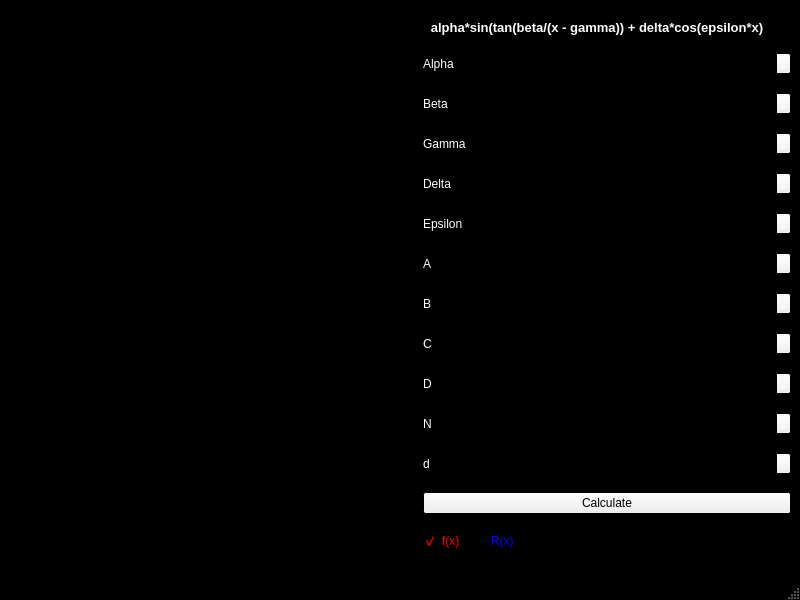
<?xml version="1.0" encoding="UTF-8"?>
<ui version="4.0">
 <class>MainWindow</class>
 <widget class="QMainWindow" name="MainWindow">
  <property name="geometry">
   <rect>
    <x>0</x>
    <y>0</y>
    <width>800</width>
    <height>600</height>
   </rect>
  </property>
  <property name="palette">
   <palette>
    <active>
     <colorrole role="WindowText">
      <brush brushstyle="SolidPattern">
       <color alpha="255">
        <red>255</red>
        <green>255</green>
        <blue>255</blue>
       </color>
      </brush>
     </colorrole>
     <colorrole role="Base">
      <brush brushstyle="SolidPattern">
       <color alpha="255">
        <red>0</red>
        <green>0</green>
        <blue>0</blue>
       </color>
      </brush>
     </colorrole>
     <colorrole role="Window">
      <brush brushstyle="SolidPattern">
       <color alpha="255">
        <red>0</red>
        <green>0</green>
        <blue>0</blue>
       </color>
      </brush>
     </colorrole>
    </active>
    <inactive>
     <colorrole role="WindowText">
      <brush brushstyle="SolidPattern">
       <color alpha="255">
        <red>255</red>
        <green>255</green>
        <blue>255</blue>
       </color>
      </brush>
     </colorrole>
     <colorrole role="Base">
      <brush brushstyle="SolidPattern">
       <color alpha="255">
        <red>0</red>
        <green>0</green>
        <blue>0</blue>
       </color>
      </brush>
     </colorrole>
     <colorrole role="Window">
      <brush brushstyle="SolidPattern">
       <color alpha="255">
        <red>0</red>
        <green>0</green>
        <blue>0</blue>
       </color>
      </brush>
     </colorrole>
    </inactive>
    <disabled>
     <colorrole role="WindowText">
      <brush brushstyle="SolidPattern">
       <color alpha="255">
        <red>117</red>
        <green>117</green>
        <blue>117</blue>
       </color>
      </brush>
     </colorrole>
     <colorrole role="Base">
      <brush brushstyle="SolidPattern">
       <color alpha="255">
        <red>0</red>
        <green>0</green>
        <blue>0</blue>
       </color>
      </brush>
     </colorrole>
     <colorrole role="Window">
      <brush brushstyle="SolidPattern">
       <color alpha="255">
        <red>0</red>
        <green>0</green>
        <blue>0</blue>
       </color>
      </brush>
     </colorrole>
    </disabled>
   </palette>
  </property>
  <property name="windowTitle">
   <string>MainWindow</string>
  </property>
  <widget class="QWidget" name="centralwidget">
   <layout class="QHBoxLayout" name="horizontalLayout">
    <item>
     <widget class="Chart" name="ChartWidget" native="true">
      <property name="sizePolicy">
       <sizepolicy hsizetype="Minimum" vsizetype="Minimum">
        <horstretch>0</horstretch>
        <verstretch>0</verstretch>
       </sizepolicy>
      </property>
     </widget>
    </item>
    <item>
     <layout class="QGridLayout" name="gridLayout">
      <property name="sizeConstraint">
       <enum>QLayout::SetDefaultConstraint</enum>
      </property>
      <item row="10" column="1">
       <widget class="QLabel" name="NText">
        <property name="sizePolicy">
         <sizepolicy hsizetype="Maximum" vsizetype="Preferred">
          <horstretch>0</horstretch>
          <verstretch>0</verstretch>
         </sizepolicy>
        </property>
        <property name="text">
         <string>N</string>
        </property>
       </widget>
      </item>
      <item row="4" column="2">
       <widget class="QDoubleSpinBox" name="Delta">
        <property name="sizePolicy">
         <sizepolicy hsizetype="Preferred" vsizetype="Fixed">
          <horstretch>0</horstretch>
          <verstretch>0</verstretch>
         </sizepolicy>
        </property>
        <property name="minimum">
         <double>-100.000000000000000</double>
        </property>
        <property name="maximum">
         <double>100.000000000000000</double>
        </property>
        <property name="value">
         <double>1.000000000000000</double>
        </property>
       </widget>
      </item>
      <item row="8" column="2">
       <widget class="QDoubleSpinBox" name="CValue">
        <property name="sizePolicy">
         <sizepolicy hsizetype="Preferred" vsizetype="Fixed">
          <horstretch>0</horstretch>
          <verstretch>0</verstretch>
         </sizepolicy>
        </property>
        <property name="decimals">
         <number>6</number>
        </property>
        <property name="minimum">
         <double>-100.000000000000000</double>
        </property>
        <property name="maximum">
         <double>100.000000000000000</double>
        </property>
        <property name="value">
         <double>-100.000000000000000</double>
        </property>
       </widget>
      </item>
      <item row="5" column="1">
       <widget class="QLabel" name="EpsilonText">
        <property name="sizePolicy">
         <sizepolicy hsizetype="Maximum" vsizetype="Preferred">
          <horstretch>0</horstretch>
          <verstretch>0</verstretch>
         </sizepolicy>
        </property>
        <property name="text">
         <string>Epsilon</string>
        </property>
       </widget>
      </item>
      <item row="7" column="2">
       <widget class="QDoubleSpinBox" name="BValue">
        <property name="sizePolicy">
         <sizepolicy hsizetype="Preferred" vsizetype="Fixed">
          <horstretch>0</horstretch>
          <verstretch>0</verstretch>
         </sizepolicy>
        </property>
        <property name="decimals">
         <number>6</number>
        </property>
        <property name="minimum">
         <double>-100.000000000000000</double>
        </property>
        <property name="maximum">
         <double>100.000000000000000</double>
        </property>
        <property name="value">
         <double>100.000000000000000</double>
        </property>
       </widget>
      </item>
      <item row="6" column="2">
       <widget class="QDoubleSpinBox" name="AValue">
        <property name="sizePolicy">
         <sizepolicy hsizetype="Preferred" vsizetype="Fixed">
          <horstretch>0</horstretch>
          <verstretch>0</verstretch>
         </sizepolicy>
        </property>
        <property name="decimals">
         <number>6</number>
        </property>
        <property name="minimum">
         <double>-100.000000000000000</double>
        </property>
        <property name="maximum">
         <double>100.000000000000000</double>
        </property>
        <property name="value">
         <double>-100.000000000000000</double>
        </property>
       </widget>
      </item>
      <item row="2" column="2">
       <widget class="QDoubleSpinBox" name="Beta">
        <property name="sizePolicy">
         <sizepolicy hsizetype="Preferred" vsizetype="Fixed">
          <horstretch>0</horstretch>
          <verstretch>0</verstretch>
         </sizepolicy>
        </property>
        <property name="minimum">
         <double>-100.000000000000000</double>
        </property>
        <property name="maximum">
         <double>100.000000000000000</double>
        </property>
        <property name="value">
         <double>1.000000000000000</double>
        </property>
       </widget>
      </item>
      <item row="9" column="1">
       <widget class="QLabel" name="DText">
        <property name="sizePolicy">
         <sizepolicy hsizetype="Maximum" vsizetype="Preferred">
          <horstretch>0</horstretch>
          <verstretch>0</verstretch>
         </sizepolicy>
        </property>
        <property name="text">
         <string>D</string>
        </property>
       </widget>
      </item>
      <item row="4" column="1">
       <widget class="QLabel" name="DeltaText">
        <property name="sizePolicy">
         <sizepolicy hsizetype="Maximum" vsizetype="Preferred">
          <horstretch>0</horstretch>
          <verstretch>0</verstretch>
         </sizepolicy>
        </property>
        <property name="text">
         <string>Delta</string>
        </property>
       </widget>
      </item>
      <item row="12" column="1" colspan="2">
       <widget class="QPushButton" name="Calculate">
        <property name="sizePolicy">
         <sizepolicy hsizetype="Preferred" vsizetype="Fixed">
          <horstretch>0</horstretch>
          <verstretch>0</verstretch>
         </sizepolicy>
        </property>
        <property name="text">
         <string>Calculate</string>
        </property>
        <property name="flat">
         <bool>false</bool>
        </property>
       </widget>
      </item>
      <item row="1" column="1">
       <widget class="QLabel" name="AlphaText">
        <property name="sizePolicy">
         <sizepolicy hsizetype="Maximum" vsizetype="Preferred">
          <horstretch>0</horstretch>
          <verstretch>0</verstretch>
         </sizepolicy>
        </property>
        <property name="text">
         <string>Alpha</string>
        </property>
       </widget>
      </item>
      <item row="5" column="2">
       <widget class="QDoubleSpinBox" name="Epsilon">
        <property name="sizePolicy">
         <sizepolicy hsizetype="Preferred" vsizetype="Fixed">
          <horstretch>0</horstretch>
          <verstretch>0</verstretch>
         </sizepolicy>
        </property>
        <property name="minimum">
         <double>-100.000000000000000</double>
        </property>
        <property name="maximum">
         <double>100.000000000000000</double>
        </property>
        <property name="value">
         <double>1.000000000000000</double>
        </property>
       </widget>
      </item>
      <item row="13" column="2">
       <widget class="QCheckBox" name="RVision">
        <property name="palette">
         <palette>
          <active>
           <colorrole role="WindowText">
            <brush brushstyle="SolidPattern">
             <color alpha="255">
              <red>0</red>
              <green>0</green>
              <blue>255</blue>
             </color>
            </brush>
           </colorrole>
          </active>
          <inactive>
           <colorrole role="WindowText">
            <brush brushstyle="SolidPattern">
             <color alpha="255">
              <red>0</red>
              <green>0</green>
              <blue>255</blue>
             </color>
            </brush>
           </colorrole>
          </inactive>
          <disabled>
           <colorrole role="WindowText">
            <brush brushstyle="SolidPattern">
             <color alpha="255">
              <red>117</red>
              <green>117</green>
              <blue>117</blue>
             </color>
            </brush>
           </colorrole>
          </disabled>
         </palette>
        </property>
        <property name="text">
         <string>R(x)</string>
        </property>
        <property name="checked">
         <bool>true</bool>
        </property>
       </widget>
      </item>
      <item row="3" column="1">
       <widget class="QLabel" name="GammaText">
        <property name="sizePolicy">
         <sizepolicy hsizetype="Maximum" vsizetype="Preferred">
          <horstretch>0</horstretch>
          <verstretch>0</verstretch>
         </sizepolicy>
        </property>
        <property name="text">
         <string>Gamma</string>
        </property>
       </widget>
      </item>
      <item row="7" column="1">
       <widget class="QLabel" name="BText">
        <property name="sizePolicy">
         <sizepolicy hsizetype="Maximum" vsizetype="Preferred">
          <horstretch>0</horstretch>
          <verstretch>0</verstretch>
         </sizepolicy>
        </property>
        <property name="text">
         <string>B</string>
        </property>
       </widget>
      </item>
      <item row="3" column="2">
       <widget class="QDoubleSpinBox" name="Gamma">
        <property name="sizePolicy">
         <sizepolicy hsizetype="Preferred" vsizetype="Fixed">
          <horstretch>0</horstretch>
          <verstretch>0</verstretch>
         </sizepolicy>
        </property>
        <property name="minimum">
         <double>-100.000000000000000</double>
        </property>
        <property name="maximum">
         <double>100.000000000000000</double>
        </property>
        <property name="value">
         <double>1.000000000000000</double>
        </property>
       </widget>
      </item>
      <item row="11" column="2">
       <widget class="QDoubleSpinBox" name="doubleSpinBox">
        <property name="decimals">
         <number>6</number>
        </property>
        <property name="minimum">
         <double>0.000001000000000</double>
        </property>
        <property name="value">
         <double>0.000001000000000</double>
        </property>
       </widget>
      </item>
      <item row="10" column="2">
       <widget class="QSpinBox" name="NValue">
        <property name="sizePolicy">
         <sizepolicy hsizetype="Preferred" vsizetype="Fixed">
          <horstretch>0</horstretch>
          <verstretch>0</verstretch>
         </sizepolicy>
        </property>
        <property name="maximum">
         <number>200</number>
        </property>
        <property name="value">
         <number>10</number>
        </property>
       </widget>
      </item>
      <item row="11" column="1">
       <widget class="QLabel" name="dText">
        <property name="sizePolicy">
         <sizepolicy hsizetype="Maximum" vsizetype="Preferred">
          <horstretch>0</horstretch>
          <verstretch>0</verstretch>
         </sizepolicy>
        </property>
        <property name="text">
         <string>d</string>
        </property>
       </widget>
      </item>
      <item row="13" column="1">
       <widget class="QCheckBox" name="FVision">
        <property name="palette">
         <palette>
          <active>
           <colorrole role="WindowText">
            <brush brushstyle="SolidPattern">
             <color alpha="255">
              <red>255</red>
              <green>0</green>
              <blue>0</blue>
             </color>
            </brush>
           </colorrole>
           <colorrole role="Text">
            <brush brushstyle="SolidPattern">
             <color alpha="255">
              <red>255</red>
              <green>0</green>
              <blue>0</blue>
             </color>
            </brush>
           </colorrole>
           <colorrole role="ButtonText">
            <brush brushstyle="SolidPattern">
             <color alpha="255">
              <red>255</red>
              <green>255</green>
              <blue>255</blue>
             </color>
            </brush>
           </colorrole>
           <colorrole role="ToolTipText">
            <brush brushstyle="SolidPattern">
             <color alpha="255">
              <red>255</red>
              <green>255</green>
              <blue>255</blue>
             </color>
            </brush>
           </colorrole>
           <colorrole role="PlaceholderText">
            <brush brushstyle="SolidPattern">
             <color alpha="128">
              <red>255</red>
              <green>0</green>
              <blue>0</blue>
             </color>
            </brush>
           </colorrole>
          </active>
          <inactive>
           <colorrole role="WindowText">
            <brush brushstyle="SolidPattern">
             <color alpha="255">
              <red>255</red>
              <green>0</green>
              <blue>0</blue>
             </color>
            </brush>
           </colorrole>
           <colorrole role="Text">
            <brush brushstyle="SolidPattern">
             <color alpha="255">
              <red>255</red>
              <green>0</green>
              <blue>0</blue>
             </color>
            </brush>
           </colorrole>
           <colorrole role="ButtonText">
            <brush brushstyle="SolidPattern">
             <color alpha="255">
              <red>255</red>
              <green>255</green>
              <blue>255</blue>
             </color>
            </brush>
           </colorrole>
           <colorrole role="ToolTipText">
            <brush brushstyle="SolidPattern">
             <color alpha="255">
              <red>255</red>
              <green>255</green>
              <blue>255</blue>
             </color>
            </brush>
           </colorrole>
           <colorrole role="PlaceholderText">
            <brush brushstyle="SolidPattern">
             <color alpha="128">
              <red>255</red>
              <green>0</green>
              <blue>0</blue>
             </color>
            </brush>
           </colorrole>
          </inactive>
          <disabled>
           <colorrole role="WindowText">
            <brush brushstyle="SolidPattern">
             <color alpha="255">
              <red>117</red>
              <green>117</green>
              <blue>117</blue>
             </color>
            </brush>
           </colorrole>
           <colorrole role="Text">
            <brush brushstyle="SolidPattern">
             <color alpha="255">
              <red>117</red>
              <green>117</green>
              <blue>117</blue>
             </color>
            </brush>
           </colorrole>
           <colorrole role="ButtonText">
            <brush brushstyle="SolidPattern">
             <color alpha="255">
              <red>117</red>
              <green>117</green>
              <blue>117</blue>
             </color>
            </brush>
           </colorrole>
           <colorrole role="ToolTipText">
            <brush brushstyle="SolidPattern">
             <color alpha="255">
              <red>255</red>
              <green>255</green>
              <blue>255</blue>
             </color>
            </brush>
           </colorrole>
           <colorrole role="PlaceholderText">
            <brush brushstyle="SolidPattern">
             <color alpha="128">
              <red>0</red>
              <green>0</green>
              <blue>0</blue>
             </color>
            </brush>
           </colorrole>
          </disabled>
         </palette>
        </property>
        <property name="autoFillBackground">
         <bool>false</bool>
        </property>
        <property name="text">
         <string>f(x)</string>
        </property>
        <property name="checked">
         <bool>true</bool>
        </property>
       </widget>
      </item>
      <item row="1" column="2">
       <widget class="QDoubleSpinBox" name="Alpha">
        <property name="sizePolicy">
         <sizepolicy hsizetype="Preferred" vsizetype="Fixed">
          <horstretch>0</horstretch>
          <verstretch>0</verstretch>
         </sizepolicy>
        </property>
        <property name="minimum">
         <double>-100.000000000000000</double>
        </property>
        <property name="maximum">
         <double>100.000000000000000</double>
        </property>
        <property name="value">
         <double>1.000000000000000</double>
        </property>
       </widget>
      </item>
      <item row="8" column="1">
       <widget class="QLabel" name="CText">
        <property name="sizePolicy">
         <sizepolicy hsizetype="Maximum" vsizetype="Preferred">
          <horstretch>0</horstretch>
          <verstretch>0</verstretch>
         </sizepolicy>
        </property>
        <property name="text">
         <string>C</string>
        </property>
       </widget>
      </item>
      <item row="6" column="1">
       <widget class="QLabel" name="AText">
        <property name="sizePolicy">
         <sizepolicy hsizetype="Maximum" vsizetype="Preferred">
          <horstretch>0</horstretch>
          <verstretch>0</verstretch>
         </sizepolicy>
        </property>
        <property name="text">
         <string>A</string>
        </property>
       </widget>
      </item>
      <item row="2" column="1">
       <widget class="QLabel" name="BetaText">
        <property name="sizePolicy">
         <sizepolicy hsizetype="Maximum" vsizetype="Preferred">
          <horstretch>0</horstretch>
          <verstretch>0</verstretch>
         </sizepolicy>
        </property>
        <property name="text">
         <string>Beta</string>
        </property>
       </widget>
      </item>
      <item row="9" column="2">
       <widget class="QDoubleSpinBox" name="DValue">
        <property name="sizePolicy">
         <sizepolicy hsizetype="Preferred" vsizetype="Fixed">
          <horstretch>0</horstretch>
          <verstretch>0</verstretch>
         </sizepolicy>
        </property>
        <property name="decimals">
         <number>6</number>
        </property>
        <property name="minimum">
         <double>-100.000000000000000</double>
        </property>
        <property name="maximum">
         <double>100.000000000000000</double>
        </property>
        <property name="value">
         <double>100.000000000000000</double>
        </property>
       </widget>
      </item>
      <item row="1" column="0">
       <widget class="QRadioButton" name="AlphaFix">
        <property name="sizePolicy">
         <sizepolicy hsizetype="Maximum" vsizetype="Fixed">
          <horstretch>0</horstretch>
          <verstretch>0</verstretch>
         </sizepolicy>
        </property>
        <property name="text">
         <string/>
        </property>
       </widget>
      </item>
      <item row="2" column="0">
       <widget class="QRadioButton" name="BetaFix">
        <property name="sizePolicy">
         <sizepolicy hsizetype="Maximum" vsizetype="Fixed">
          <horstretch>0</horstretch>
          <verstretch>0</verstretch>
         </sizepolicy>
        </property>
        <property name="text">
         <string/>
        </property>
       </widget>
      </item>
      <item row="3" column="0">
       <widget class="QRadioButton" name="GammaFix">
        <property name="sizePolicy">
         <sizepolicy hsizetype="Maximum" vsizetype="Fixed">
          <horstretch>0</horstretch>
          <verstretch>0</verstretch>
         </sizepolicy>
        </property>
        <property name="text">
         <string/>
        </property>
        <property name="checked">
         <bool>true</bool>
        </property>
       </widget>
      </item>
      <item row="4" column="0">
       <widget class="QRadioButton" name="DeltaFix">
        <property name="sizePolicy">
         <sizepolicy hsizetype="Maximum" vsizetype="Fixed">
          <horstretch>0</horstretch>
          <verstretch>0</verstretch>
         </sizepolicy>
        </property>
        <property name="text">
         <string/>
        </property>
       </widget>
      </item>
      <item row="5" column="0">
       <widget class="QRadioButton" name="EpsilonFix">
        <property name="sizePolicy">
         <sizepolicy hsizetype="Maximum" vsizetype="Fixed">
          <horstretch>0</horstretch>
          <verstretch>0</verstretch>
         </sizepolicy>
        </property>
        <property name="text">
         <string/>
        </property>
       </widget>
      </item>
      <item row="0" column="0" colspan="3">
       <widget class="QLabel" name="label">
        <property name="sizePolicy">
         <sizepolicy hsizetype="Preferred" vsizetype="Maximum">
          <horstretch>0</horstretch>
          <verstretch>0</verstretch>
         </sizepolicy>
        </property>
        <property name="font">
         <font>
          <pointsize>10</pointsize>
          <weight>75</weight>
          <bold>true</bold>
         </font>
        </property>
        <property name="text">
         <string>alpha*sin(tan(beta/(x - gamma)) + delta*cos(epsilon*x)</string>
        </property>
        <property name="alignment">
         <set>Qt::AlignCenter</set>
        </property>
       </widget>
      </item>
     </layout>
    </item>
   </layout>
  </widget>
  <widget class="QMenuBar" name="menubar">
   <property name="geometry">
    <rect>
     <x>0</x>
     <y>0</y>
     <width>800</width>
     <height>19</height>
    </rect>
   </property>
  </widget>
  <widget class="QStatusBar" name="statusbar"/>
 </widget>
 <customwidgets>
  <customwidget>
   <class>Chart</class>
   <extends>QWidget</extends>
   <header location="global">chart.h</header>
   <container>1</container>
  </customwidget>
 </customwidgets>
 <resources/>
 <connections/>
</ui>
